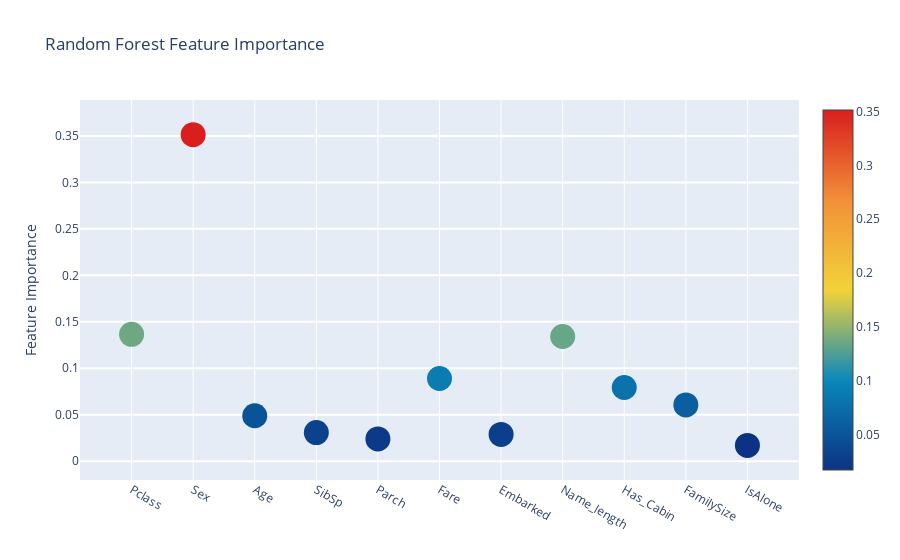
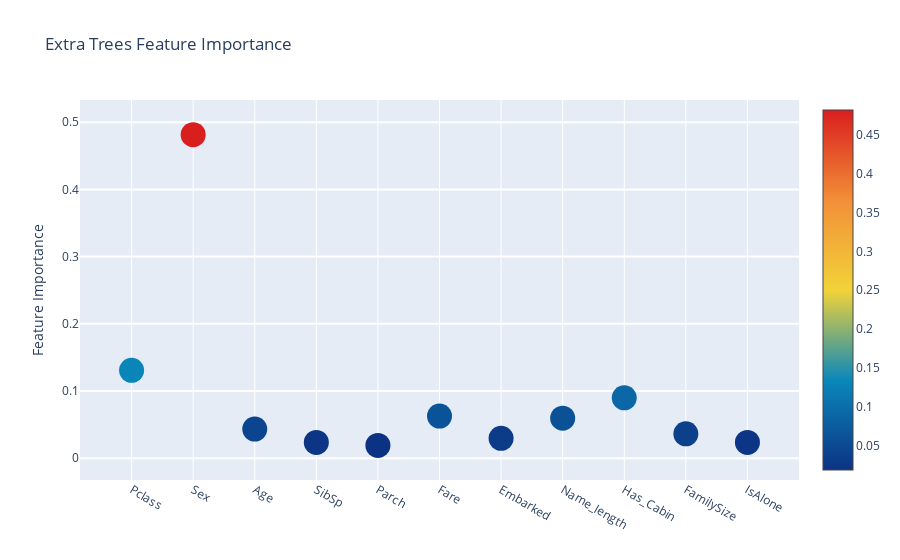
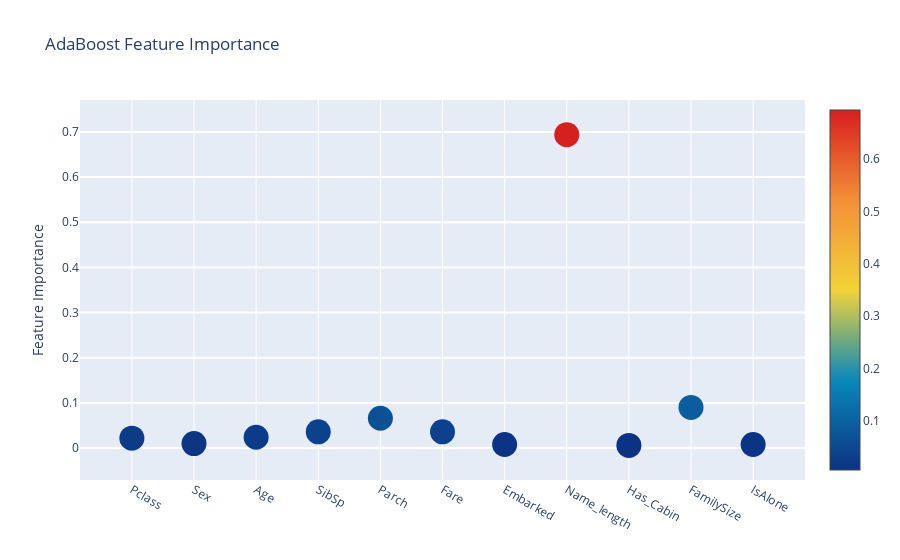
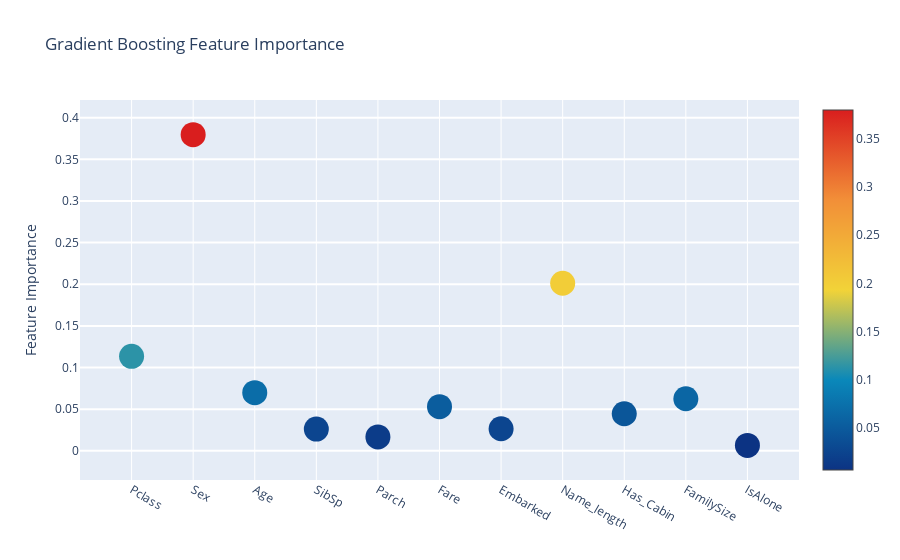

The notebook cell these images were saved under, in order:
### Code cell
#plot feature importances
# Scatter plot 
trace = go.Scatter(
    y = feature_dataframe['Random Forest feature importances'].values,
    x = feature_dataframe['features'].values,
    mode='markers',
    marker=dict(
        sizemode = 'diameter',
        sizeref = 1,
        size = 25,
#       size= feature_dataframe['AdaBoost feature importances'].values,
        #color = np.random.randn(500), #set color equal to a variable
        color = feature_dataframe['Random Forest feature importances'].values,
        colorscale='Portland',
        showscale=True
    ),
    text = feature_dataframe['features'].values
)
data = [trace]

layout= go.Layout(
    autosize= True,
    title= 'Random Forest Feature Importance',
    hovermode= 'closest',
#     xaxis= dict(
#         title= 'Pop',
#         ticklen= 5,
#         zeroline= False,
#         gridwidth= 2,
#     ),
    yaxis=dict(
        title= 'Feature Importance',
        ticklen= 5,
        gridwidth= 2
    ),
    showlegend= False
)
fig = go.Figure(data=data, layout=layout)
py.iplot(fig,filename='scatter2010')

# Scatter plot 
trace = go.Scatter(
    y = feature_dataframe['Extra Trees  feature importances'].values,
    x = feature_dataframe['features'].values,
    mode='markers',
    marker=dict(
        sizemode = 'diameter',
        sizeref = 1,
        size = 25,
#       size= feature_dataframe['AdaBoost feature importances'].values,
        #color = np.random.randn(500), #set color equal to a variable
        color = feature_dataframe['Extra Trees  feature importances'].values,
        colorscale='Portland',
        showscale=True
    ),
    text = feature_dataframe['features'].values
)
data = [trace]

layout= go.Layout(
    autosize= True,
    title= 'Extra Trees Feature Importance',
    hovermode= 'closest',
#     xaxis= dict(
#         title= 'Pop',
#         ticklen= 5,
#         zeroline= False,
#         gridwidth= 2,
#     ),
    yaxis=dict(
        title= 'Feature Importance',
        ticklen= 5,
        gridwidth= 2
    ),
    showlegend= False
)
fig = go.Figure(data=data, layout=layout)
py.iplot(fig,filename='scatter2010')

# Scatter plot 
trace = go.Scatter(
    y = feature_dataframe['AdaBoost feature importances'].values,
    x = feature_dataframe['features'].values,
    mode='markers',
    marker=dict(
        sizemode = 'diameter',
        sizeref = 1,
        size = 25,
#       size= feature_dataframe['AdaBoost feature importances'].values,
        #color = np.random.randn(500), #set color equal to a variable
        color = feature_dataframe['AdaBoost feature importances'].values,
        colorscale='Portland',
        showscale=True
    ),
    text = feature_dataframe['features'].values
)
data = [trace]

layout= go.Layout(
    autosize= True,
    title= 'AdaBoost Feature Importance',
    hovermode= 'closest',
#     xaxis= dict(
#         title= 'Pop',
#         ticklen= 5,
#         zeroline= False,
#         gridwidth= 2,
#     ),
    yaxis=dict(
        title= 'Feature Importance',
        ticklen= 5,
        gridwidth= 2
    ),
    showlegend= False
)
fig = go.Figure(data=data, layout=layout)
py.iplot(fig,filename='scatter2010')

# Scatter plot 
trace = go.Scatter(
    y = feature_dataframe['Gradient Boost feature importances'].values,
    x = feature_dataframe['features'].values,
    mode='markers',
    marker=dict(
        sizemode = 'diameter',
        sizeref = 1,
        size = 25,
#       size= feature_dataframe['AdaBoost feature importances'].values,
        #color = np.random.randn(500), #set color equal to a variable
        color = feature_dataframe['Gradient Boost feature importances'].values,
        colorscale='Portland',
        showscale=True
    ),
    text = feature_dataframe['features'].values
)
data = [trace]

layout= go.Layout(
    autosize= True,
    title= 'Gradient Boosting Feature Importance',
    hovermode= 'closest',
#     xaxis= dict(
#         title= 'Pop',
#         ticklen= 5,
#         zeroline= False,
#         gridwidth= 2,
#     ),
    yaxis=dict(
        title= 'Feature Importance',
        ticklen= 5,
        gridwidth= 2
    ),
    showlegend= False
)
fig = go.Figure(data=data, layout=layout)
py.iplot(fig,filename='scatter2010')

### Figure 1 — Plotly figure (JSON) as saved in the notebook; plotly's stock layout.template omitted (floating-point values rounded to 4 significant figures)
{"data": [{"marker": {"color": [0.1365, 0.3514, 0.04883, 0.03071, 0.02394, 0.08895, 0.02874, 0.1341, 0.07928, 0.06052, 0.01698], "colorscale": [[0, "rgb(12,51,131)"], [0.25, "rgb(10,136,186)"], [0.5, "rgb(242,211,56)"], [0.75, "rgb(242,143,56)"], [1, "rgb(217,30,30)"]], "showscale": true, "size": 25, "sizemode": "diameter", "sizeref": 1}, "mode": "markers", "text": ["Pclass", "Sex", "Age", "SibSp", "Parch", "Fare", "Embarked", "Name_length", "Has_Cabin", "FamilySize", "IsAlone"], "type": "scatter", "x": ["Pclass", "Sex", "Age", "SibSp", "Parch", "Fare", "Embarked", "Name_length", "Has_Cabin", "FamilySize", "IsAlone"], "y": [0.1365, 0.3514, 0.04883, 0.03071, 0.02394, 0.08895, 0.02874, 0.1341, 0.07928, 0.06052, 0.01698]}], "layout": {"autosize": true, "hovermode": "closest", "showlegend": false, "title": {"text": "Random Forest Feature Importance"}, "yaxis": {"gridwidth": 2, "ticklen": 5, "title": {"text": "Feature Importance"}}}}

### Figure 2 — Plotly figure (JSON) as saved in the notebook; plotly's stock layout.template omitted (floating-point values rounded to 4 significant figures)
{"data": [{"marker": {"color": [0.1308, 0.4815, 0.04339, 0.02358, 0.01914, 0.06273, 0.02957, 0.05966, 0.08984, 0.03632, 0.02347], "colorscale": [[0, "rgb(12,51,131)"], [0.25, "rgb(10,136,186)"], [0.5, "rgb(242,211,56)"], [0.75, "rgb(242,143,56)"], [1, "rgb(217,30,30)"]], "showscale": true, "size": 25, "sizemode": "diameter", "sizeref": 1}, "mode": "markers", "text": ["Pclass", "Sex", "Age", "SibSp", "Parch", "Fare", "Embarked", "Name_length", "Has_Cabin", "FamilySize", "IsAlone"], "type": "scatter", "x": ["Pclass", "Sex", "Age", "SibSp", "Parch", "Fare", "Embarked", "Name_length", "Has_Cabin", "FamilySize", "IsAlone"], "y": [0.1308, 0.4815, 0.04339, 0.02358, 0.01914, 0.06273, 0.02957, 0.05966, 0.08984, 0.03632, 0.02347]}], "layout": {"autosize": true, "hovermode": "closest", "showlegend": false, "title": {"text": "Extra Trees Feature Importance"}, "yaxis": {"gridwidth": 2, "ticklen": 5, "title": {"text": "Feature Importance"}}}}

### Figure 3 — Plotly figure (JSON) as saved in the notebook; plotly's stock layout.template omitted (floating-point values rounded to 4 significant figures)
{"data": [{"marker": {"color": [0.022, 0.01, 0.024, 0.036, 0.066, 0.036, 0.008, 0.694, 0.006, 0.09, 0.008], "colorscale": [[0, "rgb(12,51,131)"], [0.25, "rgb(10,136,186)"], [0.5, "rgb(242,211,56)"], [0.75, "rgb(242,143,56)"], [1, "rgb(217,30,30)"]], "showscale": true, "size": 25, "sizemode": "diameter", "sizeref": 1}, "mode": "markers", "text": ["Pclass", "Sex", "Age", "SibSp", "Parch", "Fare", "Embarked", "Name_length", "Has_Cabin", "FamilySize", "IsAlone"], "type": "scatter", "x": ["Pclass", "Sex", "Age", "SibSp", "Parch", "Fare", "Embarked", "Name_length", "Has_Cabin", "FamilySize", "IsAlone"], "y": [0.022, 0.01, 0.024, 0.036, 0.066, 0.036, 0.008, 0.694, 0.006, 0.09, 0.008]}], "layout": {"autosize": true, "hovermode": "closest", "showlegend": false, "title": {"text": "AdaBoost Feature Importance"}, "yaxis": {"gridwidth": 2, "ticklen": 5, "title": {"text": "Feature Importance"}}}}

### Figure 4 — Plotly figure (JSON) as saved in the notebook; plotly's stock layout.template omitted (floating-point values rounded to 4 significant figures)
{"data": [{"marker": {"color": [0.1134, 0.3797, 0.06985, 0.02609, 0.01668, 0.05304, 0.02647, 0.2012, 0.04454, 0.06249, 0.006546], "colorscale": [[0, "rgb(12,51,131)"], [0.25, "rgb(10,136,186)"], [0.5, "rgb(242,211,56)"], [0.75, "rgb(242,143,56)"], [1, "rgb(217,30,30)"]], "showscale": true, "size": 25, "sizemode": "diameter", "sizeref": 1}, "mode": "markers", "text": ["Pclass", "Sex", "Age", "SibSp", "Parch", "Fare", "Embarked", "Name_length", "Has_Cabin", "FamilySize", "IsAlone"], "type": "scatter", "x": ["Pclass", "Sex", "Age", "SibSp", "Parch", "Fare", "Embarked", "Name_length", "Has_Cabin", "FamilySize", "IsAlone"], "y": [0.1134, 0.3797, 0.06985, 0.02609, 0.01668, 0.05304, 0.02647, 0.2012, 0.04454, 0.06249, 0.006546]}], "layout": {"autosize": true, "hovermode": "closest", "showlegend": false, "title": {"text": "Gradient Boosting Feature Importance"}, "yaxis": {"gridwidth": 2, "ticklen": 5, "title": {"text": "Feature Importance"}}}}
